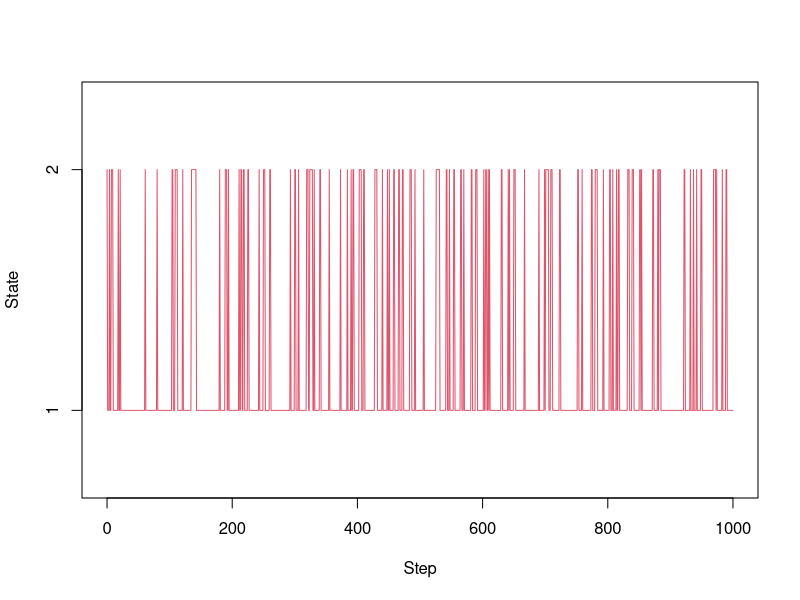
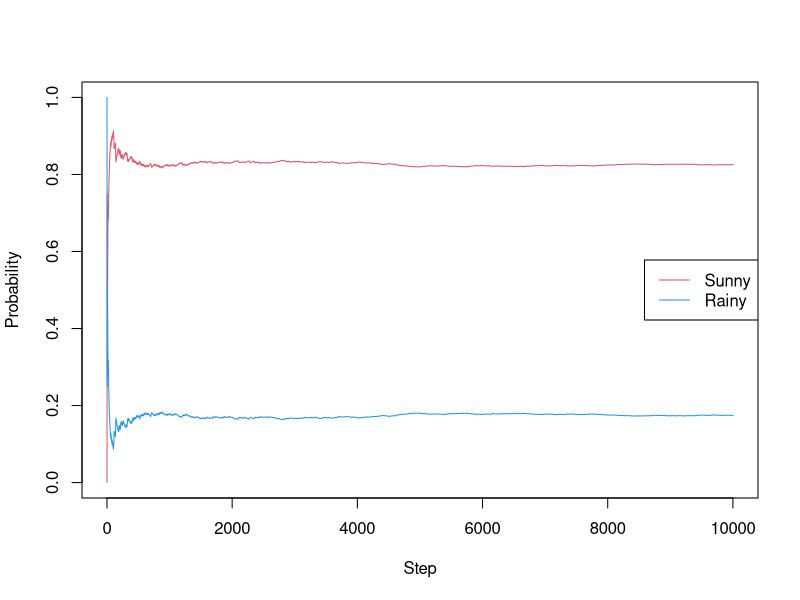
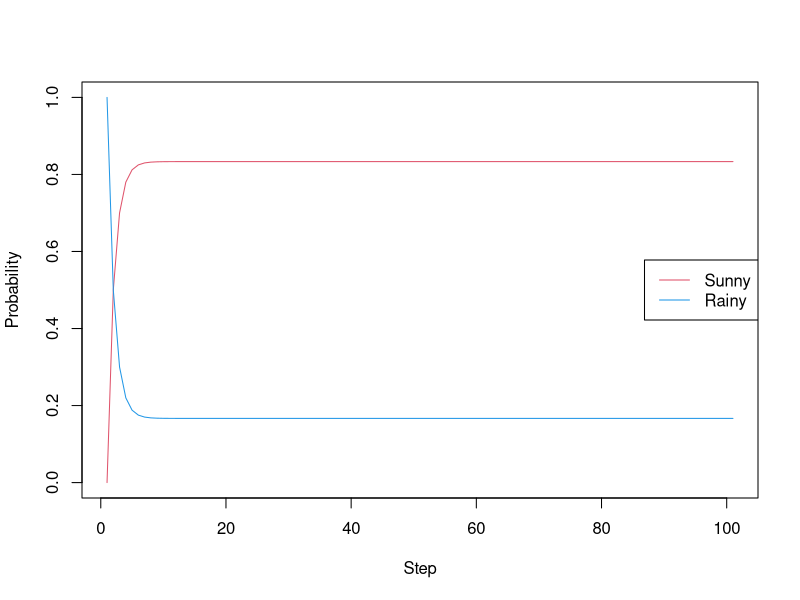
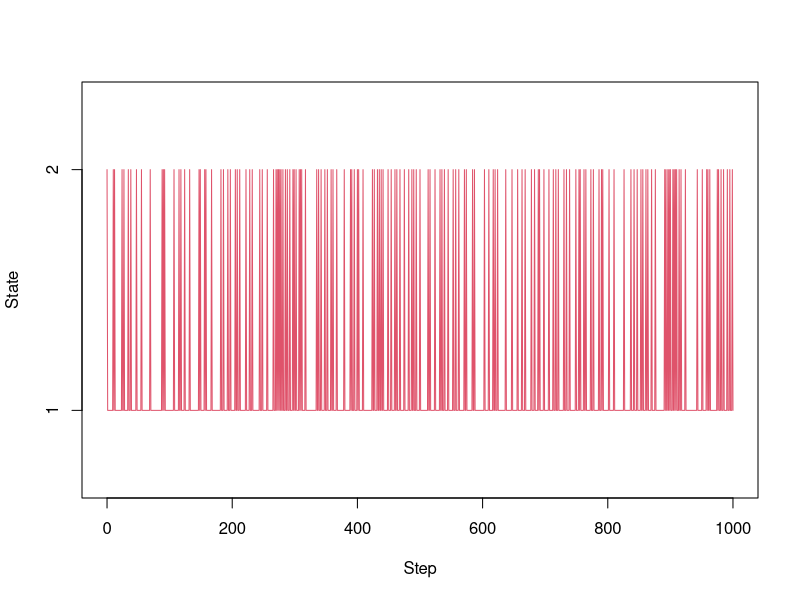
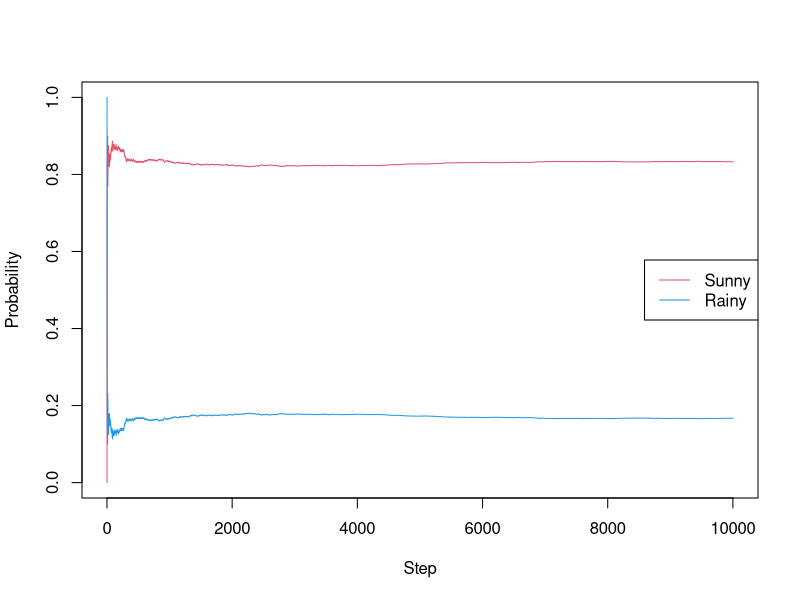
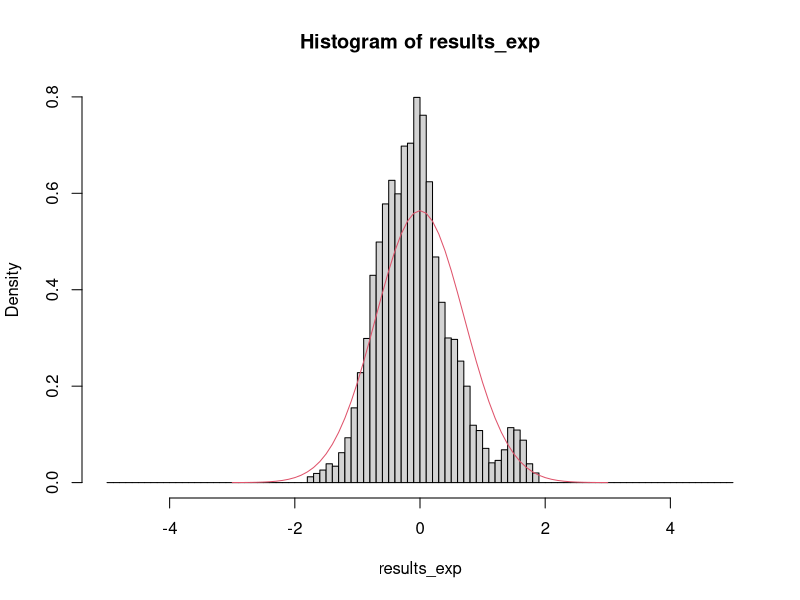
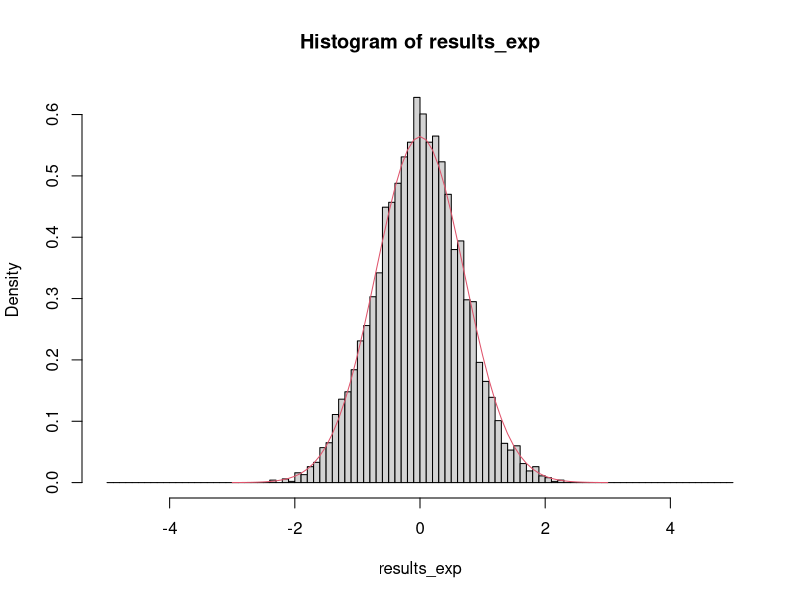
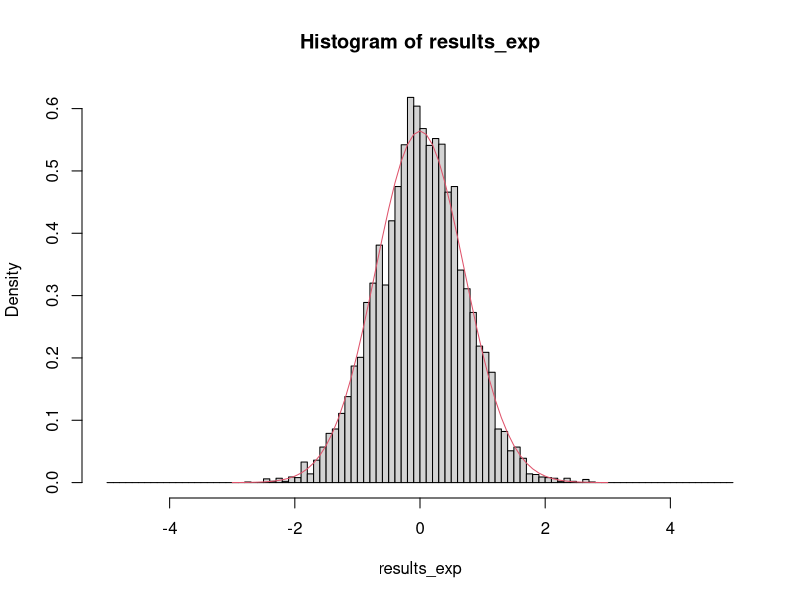

Recreate these plots in R, in order.
## ---- chunk 1
knitr::opts_chunk$set(echo = TRUE)
## ---- chunk 2
markov_weather <- function(x0, nstep) {
  # x0: initial state
  # nstep: number of simulation steps
  # output: state trajectory (a vector of size nstep + 1)
  # states (binary): 1: "Sunny"; 2: "Rainy"
  # transition matrix, 1st row: 1 -> 1; 1 -> 2; 2nd row: 2 -> 1; 2 -> 2.
  transit = matrix(c(0.9, 0.1, 0.5, 0.5), nrow = 2, byrow = T)
  
  x = numeric(nstep+1)
  x[1] = x0
  for(i in seq(1:nstep)){
    r = runif(1)
    if(r < transit[x[i],1]){
      x[i+1] = 1
    }else{
      x[i+1] = 2
    }
  }
  return(x)
}

set.seed(1)
nstep = 10^4
results_weather  = markov_weather(x0 = 2, nstep = nstep)
plot(0:1000, results_weather[1:1001], type = "l", col = 2, xlab = "Step", ylab = "State", yaxt='n', ylim = c(0.7, 2.3))
axis(side=2, at=c(1,2))
## ---- chunk 3
p_sunny = cumsum(results_weather == 1)/cumsum(rep(1, length(results_weather)))
p_rainy = cumsum(results_weather == 2)/cumsum(rep(1, length(results_weather)))
plot(seq_len(nstep + 1), p_sunny, type = "l", col = 2, xlab = "Step", ylab = "Probability", ylim = c(0,1))
lines(seq_len(nstep + 1), p_rainy, col = 4)
legend("right", c("Sunny", "Rainy"), col = c(2, 4), lty = c(1,1))
tail(p_sunny, 1); tail(p_rainy, 1)
## ---- chunk 4
markov_weather_prob <- function(p0, nstep) {
  # p0: initial state probability -- (0, 1) means the initial condition is "2"
  # nstep: number of simulation steps
  # output: trajectory of state probability (matrix, row: steps; col: probability for states "1" and "2"
  # states (binary): 1: "Sunny"; 2: "Rainy"
  # transition matrix, 1st row: 1 -> 1; 1 -> 2; 2nd row: 2 -> 1; 2 -> 2.
  transit = matrix(c(0.9, 0.1, 0.5, 0.5), nrow = 2, byrow = T)
  
  p = matrix(0, nrow = nstep+1, ncol = 2)
  p[1,] = p0
  for(i in seq(1:nstep)){
    p[i+1,] = p[i,] %*% transit
  }
  return(p)
}

nstep = 100
prob_weather  = markov_weather_prob(p0 = c(0,1), nstep = nstep)
p_ss = prob_weather[nstep + 1,]
plot(seq_len(nstep + 1), prob_weather[,1], type = "l", col = 2, xlab = "Step", ylab = "Probability", ylim = c(0,1))
lines(seq_len(nstep + 1), prob_weather[,2], col = 4)
legend("right", c("Sunny", "Rainy"), col = c(2, 4), lty = c(1,1))
p_ss
## ---- chunk 5
metropolis_weather <- function(x0, p_ss, nstep) {
  # x0: initial state
  # p_ss: steady-state probability distribution (a vector of 2 elements)
  # nstep: number of simulation steps
  # output: state trajectory (a vector of size nstep + 1)
  # states (binary): 1: "Sunny"; 2: "Rainy"
  # transition matrix in this case is even unknown
  
  x = numeric(nstep+1)
  x[1] = x0
  for(i in seq(1:nstep)){
    xnew = 3 - x[i]  # 1 -> 2; 2 -> 1;
    a = min(1, p_ss[xnew]/p_ss[x[i]])
    if(runif(1) < a){
      x[i+1] = xnew
    }else{
      x[i+1] = x[i]
    }
  }
  return(x)
}

set.seed(1)
nstep = 10^4
results_weather2  = metropolis_weather(x0 = 2, p_ss = p_ss, nstep = nstep)
plot(0:1000, results_weather2[1:1001], type = "l", col = 2, xlab = "Step", ylab = "State", yaxt='n', ylim = c(0.7, 2.3))
axis(side=2, at=c(1,2))
## ---- chunk 6
p_sunny2 = cumsum(results_weather2 == 1)/cumsum(rep(1, length(results_weather2)))
p_rainy2 = cumsum(results_weather2 == 2)/cumsum(rep(1, length(results_weather2)))
plot(seq_len(nstep + 1), p_sunny2, type = "l", col = 2, xlab = "Step", ylab = "Probability", ylim = c(0,1))
lines(seq_len(nstep + 1), p_rainy2, col = 4)
legend("right", c("Sunny", "Rainy"), col = c(2, 4), lty = c(1,1))
## ---- chunk 7
cal_transit <- function(x_all){
  nstep = length(x_all) - 1
  n = length(unique(results_weather2))
  transit = matrix(0, nrow = n, ncol = n) # save counts of state transitions
  for(i in seq(1:nstep)){
    transit[x_all[i], x_all[i+1]] = transit[x_all[i], x_all[i+1]] + 1
  }
  total_counts = rowSums(transit)
  transit = transit/total_counts
  return(transit)
}
cal_transit(results_weather)  # transition matrix of the Markov chain model
cal_transit(results_weather2) # transition matrix of the metropolis sampling
## ---- chunk 8
metropolis_exp <- function(nstep, dx_max){
  # nstep: number of steps
  # dx_max: maximum step size (chosen from a uniform distribution)
  x = numeric(nstep+1)
  x[1] = 0  #initial x from the origin
  num_accept = 0
  for(i in 1:nstep){
    dx = runif(n = 1, min = -dx_max, max = dx_max)
    xnew = x[i] + dx
    a = min(1, exp(-xnew**2+x[i]**2))
    if(runif(1) < a){
      x[i+1] = xnew
      num_accept = num_accept + 1
    }else{
      x[i+1] = x[i]
    }
  }
  print(paste0("Acceptance rate", num_accept/nstep))
  return(x)
}

set.seed(1)
nstep = 10^4
x_sample = seq(-3,3,by = 0.1)
breaks = seq(-5,5,by = 0.1)
results_exp = metropolis_exp(nstep = nstep, dx_max = 0.1)
hist(results_exp, freq = F, breaks = breaks)
lines(x_sample, dnorm(x_sample, mean = 0, sd = sqrt(0.5)), col = 2)
results_exp = metropolis_exp(nstep = nstep, dx_max = 0.5)
hist(results_exp, freq = F, breaks = breaks)
lines(x_sample, dnorm(x_sample, mean = 0, sd = sqrt(0.5)), col = 2)
results_exp = metropolis_exp(nstep = nstep, dx_max = 2.0)
hist(results_exp, freq = F, breaks = breaks)
lines(x_sample, dnorm(x_sample, mean = 0, sd = sqrt(0.5)), col = 2)
results_exp = metropolis_exp(nstep = nstep, dx_max = 10.0)
hist(results_exp, freq = F, breaks = breaks)
lines(x_sample, dnorm(x_sample, mean = 0, sd = sqrt(0.5)), col = 2)
## ---- chunk 9
# compute the total energy of the spins
e_ising <- function(J, x){
  # J: interaction strength
  # x: states of the spins (1 or -1) -- a vector
  x_shift = c(x[-1], 0)
  e = - sum(x * x_shift)*J
  return(e)
}
## ---- chunk 10
# metropolis sampling based on a Boltzmann distribution
metropolis_ising_1st <- function(nstep, n, J, T){
  # nstep: number of steps
  # n: number of spins (one dimensional)
  # J: interaction strength
  # T: temperature (after scaling)
  x = matrix(0, nrow = (nstep + 1), ncol = n)  # states
  e = numeric(nstep + 1) # total energy
  x[1, ] = sample(c(-1, 1), size = n, replace = T) # random initial condition
  e[1] = e_ising(J, x[1,])
  num_accept = 0
  for(i in 1:nstep){
    k = sample(x = n, size = 1) # randomly select a spin
    xnew = x[i,]
    xnew[k] = -xnew[k]  # flip the spin
    enew = e_ising(J, xnew)
    a = min(1, exp(-(enew - e[i])/T))
    if(runif(1) < a){
      x[i+1,] = xnew
      e[i+1] = enew
      num_accept = num_accept + 1
    }else{
      x[i+1,] = x[i,]
      e[i+1] = e[i]
    }
  }
  print(paste0("Acceptance rate ", num_accept/nstep))
  return(list(x = x, e = e))
}
set.seed(1)
nstep = 10^3
results_ising = metropolis_ising_1st(nstep = nstep, n = 10, J = 1, T = 1)
plot(0:nstep, results_ising$e, type = "l", col = 2, lty = 1, xlab = "Step", ylab = "Total Energy", xlim = c(0,nstep))
## ---- chunk 11
# compute the energy differences for a move with a flip in the spin i
de_ising <- function(J,x,n,i){
  # J: interaction strength
  # x: states of the spins (1 or -1) -- a vector
  # i: the spin with a flip
  if(i == 1){
    de = 2*J*x[1]*x[2]
  }else if(i == n){
    de = 2*J*x[n-1]*x[n]
  }else{
    de = 2*J*x[i]*(x[i-1] + x[i+1])
  }
  return(de)
}

# testing to check if dE is computed properly
set.seed(1)
n = 10
J = 1
x = sample(c(-1, 1), size = n, replace = T) 
e0 = e_ising(J, x)
for(i in 1:n){
  x1 = x
  x1[i] = -x1[i]
  e1 = e_ising(J, x1)
  de = de_ising(J, x, n, i)
  print(c(i, e1 - e0, de))
}
## ---- chunk 12
# metropolis sampling based on a Boltzmann distribution (an improved version)
metropolis_ising_improved <- function(nstep, n, J, T){
  # nstep: number of steps
  # n: number of spins (one dimensional)
  # J: interaction strength
  # T: temperature (after scaling)
  x = matrix(0, nrow = (nstep + 1), ncol = n)  # states
  e = numeric(nstep + 1) # total energy
  x[1, ] = sample(c(-1, 1), size = n, replace = T) # random initial condition
  e[1] = e_ising(J, x[1,])
  num_accept = 0
  for(i in 1:nstep){
    k = sample(x = n, size = 1) # randomly select a spin
    de = de_ising(J, x[i,], n, k)
    if((de < 0) || (runif(1) <  exp(-de/T))){
      x[i+1,] = x[i,]
      x[i+1,k] = -x[i+1,k] # flip the spin
      e[i+1] = e[i] + de
      num_accept = num_accept + 1
    }else{
      x[i+1,] = x[i,]
      e[i+1] = e[i]
    }
  }
  print(paste0("Acceptance rate ", num_accept/nstep))
  return(list(x = x, e = e))
}

set.seed(1)
nstep = 3*10^3
results_ising = metropolis_ising_improved(nstep = nstep, n = 10, J = 1, T = 1)
print(paste0("Mean energy: ",mean(results_ising$e)))
num_1 = apply(results_ising$x, MARGIN = 1, function(vec) return(sum(vec == 1)))

par(mar = c(5, 5, 3, 5))
plot(0:nstep, results_ising$e, type = "l", col = 2, lty = 1, xlab = "Step", ylab = "Total Energy", xlim = c(0,nstep))
par(new = TRUE)
plot(0:nstep, num_1, type = "l", col = 4, lty = 2, axes = F, xlab = "", ylab = "")
axis(side = 4)
mtext("# of +1 Spins", side = 4, line = 3)
legend("topright", c("Total energy", "Spin states"),
       col = c(2, 4), lty = c(1, 2), cex = 0.5)
## ---- chunk 13
set.seed(1)
nstep = 3*10^3
results_ising = metropolis_ising_improved(nstep = nstep, n = 10, J = 1, T = 0.3)
print(paste0("Mean energy: ",mean(results_ising$e)))
num_1 = apply(results_ising$x, MARGIN = 1, function(vec) return(sum(vec == 1)))

par(mar = c(5, 5, 3, 5))
plot(0:nstep, results_ising$e, type = "l", col = 2, lty = 1, xlab = "Step", ylab = "Total Energy", xlim = c(0,nstep))
par(new = TRUE)
plot(0:nstep, num_1, type = "l", col = 4, lty = 2, axes = F, xlab = "", ylab = "")
axis(side = 4)
mtext("# of +1 Spins", side = 4, line = 3)
legend("topright", c("Total energy", "Spin states"),
       col = c(2, 4), lty = c(1, 2), cex = 0.5)

## ---- chunk 14
set.seed(1)
nstep = 10^3
results_ising = metropolis_ising_improved(nstep = nstep, n = 10, J = 1, T = 3)
print(paste0("Mean energy: ",mean(results_ising$e)))
num_1 = apply(results_ising$x, MARGIN = 1, function(vec) return(sum(vec == 1)))

par(mar = c(5, 5, 3, 5))
plot(0:nstep, results_ising$e, type = "l", col = 2, lty = 1, xlab = "Step", ylab = "Total Energy", xlim = c(0,nstep))
par(new = TRUE)
plot(0:nstep, num_1, type = "l", col = 4, lty = 2, axes = F, xlab = "", ylab = "")
axis(side = 4)
mtext("# of +1 Spins", side = 4, line = 3)
legend("topright", c("Total energy", "Spin states"),
       col = c(2, 4), lty = c(1, 2), cex = 0.5)
